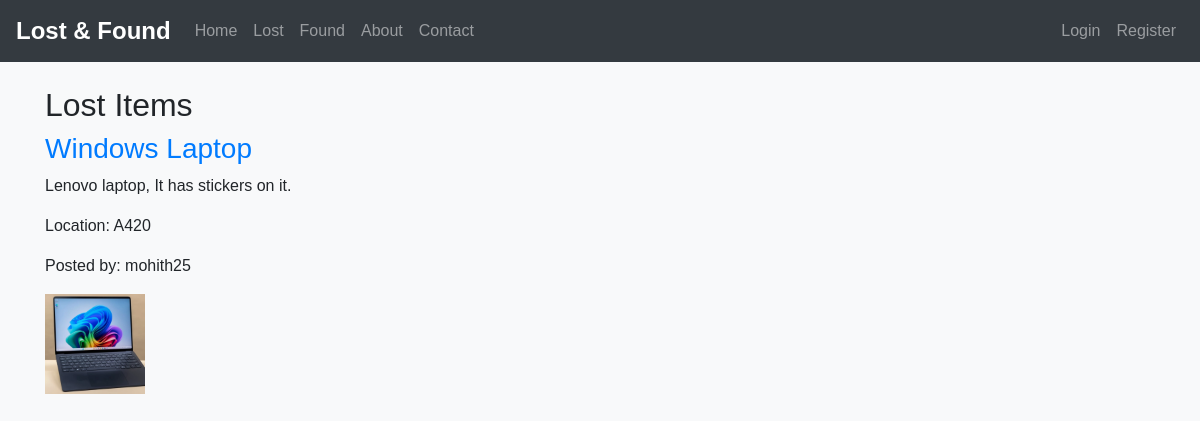
Screenshot of /lost/ with the database file from the repository.
### lostfound/models.py (models this page shows, shortened)
class LostItem(models.Model):
    CATEGORY_CHOICES = [
        ('lost', 'Lost'),
        ('found', 'Found'),
    ]
    title = models.CharField(max_length=200)
    description = models.TextField()
    location = models.CharField(max_length=200)
    image = models.ImageField(upload_to='lost_items/', blank=True, null=True)
    category = models.CharField(max_length=5, choices=CATEGORY_CHOICES, default='lost')
    found = models.BooleanField(default=False)
    created_at = models.DateTimeField(auto_now_add=True)
    posted_by = models.ForeignKey(User, on_delete=models.CASCADE)

### lostfound/views.py (the view)
# urls.py: path('lost/', views.lost_items, name='lost_items'),
def lost_items(request):
    items = LostItem.objects.filter(category='lost')
    return render(request, 'lost.html', {'items': items})

### lostfound/templates/lost.html
{% extends 'base.html' %}
{% load static %}
{% block content %}
<h2>Lost Items</h2>
<div class="item-list">
    {% for item in items %}
    <div class="item">
        <h3><a href="{% url 'item_detail' item.id %}">{{ item.title }}</a></h3>
        <p>{{ item.description|truncatewords:30 }}</p>
        <p>Location: {{ item.location }}</p>
        <p>Posted by: {{ item.posted_by.username }}</p>
        {% if item.image %}
            <img src="{{ item.image.url }}" alt="{{ item.title }}" style="max-width: 100px;">
        {% endif %}
    </div>
    {% empty %}
    <p>No lost items found.</p>
    {% endfor %}
</div>
{% endblock %}

### static/css/style.css (style rules this page uses)
body { background-color: #f8f9fa; font-family: 'Arial', sans-serif; }

### rows the page displays
LostItem: title "Windows Laptop", description "Lenovo laptop, It has stickers on it.", location "A420", posted_by.username "mohith25", image (picture)
